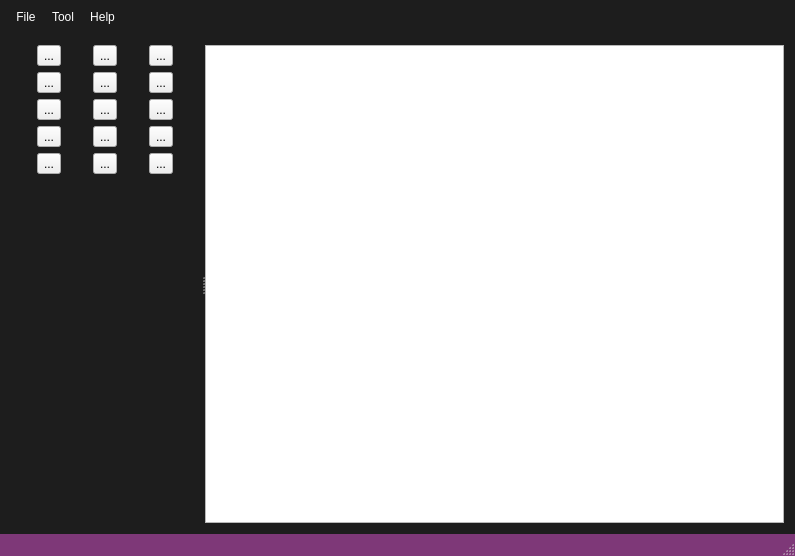
<?xml version="1.0" encoding="UTF-8"?>
<ui version="4.0">
 <class>MainWindow</class>
 <widget class="QMainWindow" name="MainWindow">
  <property name="geometry">
   <rect>
    <x>0</x>
    <y>0</y>
    <width>795</width>
    <height>556</height>
   </rect>
  </property>
  <property name="windowTitle">
   <string>MainWindow</string>
  </property>
  <property name="styleSheet">
   <string notr="true">QMainWindow{
background-color:#1d1d1d;
}

QMenuBar{
background-color:#1d1d1d;
padding:5px;
	font: 12pt &quot;MS Shell Dlg 2&quot;;
}

QMenuBar::item{
background-color:#1d1d1d;
color:#fff;
padding:5px;

}

QMenu{
color:#fff;
padding:0;
}

QMenu::item:selected{
color:#fff;
background-color:#00aba9;
}

QTableWidget{
background-color:#3d3d3d;
color:#fff;
  selection-background-color: #da532c;
border:solid;
border-width:3px;
border-color:#da532c;
}
QHeaderView::section{
background-color:qlineargradient(spread:pad, x1:0, y1:0, x2:1, y2:0, stop:0 rgba(20, 158, 217, 255), stop:1 rgba(36, 158, 217, 255));
border:none;
border-top-style:solid;
border-width:1px;
border-top-color:qlineargradient(spread:pad, x1:0, y1:0, x2:1, y2:0, stop:0 rgba(20, 158, 217, 255), stop:1 rgba(36, 158, 217, 255));
color:#fff;

}
QHeaderView{
background-color:qlineargradient(spread:pad, x1:0, y1:0, x2:1, y2:0, stop:0 rgba(20, 158, 217, 255), stop:1 rgba(36, 158, 217, 255));

border:none;
border-top-style:solid;
border-width:1px;
border-top-color:#149ED9;
color:#fff;
	font: 75 12pt &quot;Calibri&quot;;
}

QTableCornerButton::section{
border:none;
background-color:#149ED9;
}

QListWidget{
background-color:#3d3d3d;
color:#fff;
}

QMenu{
background-color:#3d3d3d;
}
QStatusBar{
background-color:#7e3878;
color:#fff;
}

QPushButton{
border-style:solid;

background-color:#3d3d3d;
color:#fff;
border-radius:7px;
}
QPushButton:hover{
color:#ccc;
	background-color: qlineargradient(spread:pad, x1:0.517, y1:0, x2:0.517, y2:1, stop:0 rgba(45, 45, 45, 255), stop:0.505682 rgba(45, 45, 45, 255), stop:1 rgba(29, 29, 29, 255));
	border-color:#2d89ef;
border-width:2px;
}

QPushButton:pressed{
background-color: qlineargradient(spread:pad, x1:0.517, y1:0, x2:0.517, y2:1, stop:0 rgba(29, 29, 29, 255), stop:0.505682 rgba(45, 45, 45, 255), stop:1 rgba(29, 29, 29, 255));
}


QTabWidget::tab{
background-color:#3d3d3d;
}

QLineEdit{
border-radius:0;
}

QProgressBar{
border-radius:0;
text-align:center;
color:#fff;
background-color:transparent;
border: 2px solid #e3a21a;
border-radius:7px;
	font: 75 12pt &quot;Open Sans&quot;;

}

QProgressBar::chunk{
background-color:#2d89ef;
width:20px;
}</string>
  </property>
  <widget class="QWidget" name="centralWidget">
   <layout class="QGridLayout" name="gridLayout">
    <item row="0" column="0">
     <widget class="QSplitter" name="splitter">
      <property name="orientation">
       <enum>Qt::Horizontal</enum>
      </property>
      <widget class="QWidget" name="toolsWidget" native="true">
       <property name="sizePolicy">
        <sizepolicy hsizetype="MinimumExpanding" vsizetype="Preferred">
         <horstretch>0</horstretch>
         <verstretch>0</verstretch>
        </sizepolicy>
       </property>
       <property name="minimumSize">
        <size>
         <width>120</width>
         <height>0</height>
        </size>
       </property>
       <layout class="QGridLayout" name="gridLayout_2">
        <property name="leftMargin">
         <number>0</number>
        </property>
        <property name="topMargin">
         <number>0</number>
        </property>
        <property name="rightMargin">
         <number>0</number>
        </property>
        <property name="bottomMargin">
         <number>0</number>
        </property>
        <property name="spacing">
         <number>6</number>
        </property>
        <item row="2" column="2">
         <widget class="QToolButton" name="toolButton_ellipse">
          <property name="text">
           <string>...</string>
          </property>
          <property name="icon">
           <iconset resource="icons.qrc">
            <normaloff>:/icons/circle.png</normaloff>:/icons/circle.png</iconset>
          </property>
          <property name="iconSize">
           <size>
            <width>31</width>
            <height>31</height>
           </size>
          </property>
         </widget>
        </item>
        <item row="3" column="0">
         <widget class="QToolButton" name="toolButton_text">
          <property name="text">
           <string>...</string>
          </property>
          <property name="icon">
           <iconset resource="icons.qrc">
            <normaloff>:/icons/text.png</normaloff>:/icons/text.png</iconset>
          </property>
          <property name="iconSize">
           <size>
            <width>31</width>
            <height>31</height>
           </size>
          </property>
         </widget>
        </item>
        <item row="0" column="2">
         <widget class="QToolButton" name="toolButton_SaveAs">
          <property name="text">
           <string>...</string>
          </property>
          <property name="icon">
           <iconset resource="icons.qrc">
            <normaloff>:/icons/saveAs.png</normaloff>:/icons/saveAs.png</iconset>
          </property>
          <property name="iconSize">
           <size>
            <width>31</width>
            <height>31</height>
           </size>
          </property>
         </widget>
        </item>
        <item row="2" column="0">
         <widget class="QToolButton" name="butLine">
          <property name="text">
           <string>...</string>
          </property>
          <property name="icon">
           <iconset resource="icons.qrc">
            <normaloff>:/icons/直线.png</normaloff>:/icons/直线.png</iconset>
          </property>
          <property name="iconSize">
           <size>
            <width>31</width>
            <height>31</height>
           </size>
          </property>
         </widget>
        </item>
        <item row="0" column="0">
         <widget class="QToolButton" name="butOpen">
          <property name="enabled">
           <bool>true</bool>
          </property>
          <property name="text">
           <string>...</string>
          </property>
          <property name="icon">
           <iconset resource="icons.qrc">
            <normaloff>:/icons/open.png</normaloff>:/icons/open.png</iconset>
          </property>
          <property name="iconSize">
           <size>
            <width>31</width>
            <height>31</height>
           </size>
          </property>
         </widget>
        </item>
        <item row="1" column="2">
         <widget class="QToolButton" name="butDefault">
          <property name="text">
           <string>...</string>
          </property>
          <property name="icon">
           <iconset resource="icons.qrc">
            <normaloff>:/icons/arrow.png</normaloff>:/icons/arrow.png</iconset>
          </property>
          <property name="iconSize">
           <size>
            <width>31</width>
            <height>31</height>
           </size>
          </property>
         </widget>
        </item>
        <item row="1" column="1">
         <widget class="QToolButton" name="toolButton_ZoomOut">
          <property name="text">
           <string>...</string>
          </property>
          <property name="icon">
           <iconset resource="icons.qrc">
            <normaloff>:/icons/zoomOut.png</normaloff>:/icons/zoomOut.png</iconset>
          </property>
          <property name="iconSize">
           <size>
            <width>31</width>
            <height>31</height>
           </size>
          </property>
         </widget>
        </item>
        <item row="1" column="0">
         <widget class="QToolButton" name="toolButton_ZoomIn">
          <property name="text">
           <string>...</string>
          </property>
          <property name="icon">
           <iconset resource="icons.qrc">
            <normaloff>:/icons/zoomIn.png</normaloff>:/icons/zoomIn.png</iconset>
          </property>
          <property name="iconSize">
           <size>
            <width>31</width>
            <height>31</height>
           </size>
          </property>
         </widget>
        </item>
        <item row="0" column="1">
         <widget class="QToolButton" name="butSave">
          <property name="text">
           <string>...</string>
          </property>
          <property name="icon">
           <iconset resource="icons.qrc">
            <normaloff>:/icons/save.ico</normaloff>:/icons/save.ico</iconset>
          </property>
          <property name="iconSize">
           <size>
            <width>31</width>
            <height>31</height>
           </size>
          </property>
         </widget>
        </item>
        <item row="3" column="1">
         <widget class="QToolButton" name="toolButton_Home">
          <property name="text">
           <string>...</string>
          </property>
          <property name="icon">
           <iconset resource="icons.qrc">
            <normaloff>:/icons/up.png</normaloff>:/icons/up.png</iconset>
          </property>
          <property name="iconSize">
           <size>
            <width>31</width>
            <height>31</height>
           </size>
          </property>
         </widget>
        </item>
        <item row="2" column="1">
         <widget class="QToolButton" name="toolButton_bezier">
          <property name="text">
           <string>...</string>
          </property>
          <property name="icon">
           <iconset resource="icons.qrc">
            <normaloff>:/icons/bezier.png</normaloff>:/icons/bezier.png</iconset>
          </property>
          <property name="iconSize">
           <size>
            <width>31</width>
            <height>31</height>
           </size>
          </property>
         </widget>
        </item>
        <item row="3" column="2">
         <widget class="QToolButton" name="butRectangle">
          <property name="text">
           <string>...</string>
          </property>
          <property name="icon">
           <iconset resource="icons.qrc">
            <normaloff>:/icons/rectangle.png</normaloff>:/icons/rectangle.png</iconset>
          </property>
          <property name="iconSize">
           <size>
            <width>31</width>
            <height>31</height>
           </size>
          </property>
         </widget>
        </item>
        <item row="4" column="0">
         <widget class="QToolButton" name="toolButton_clear">
          <property name="text">
           <string>...</string>
          </property>
          <property name="icon">
           <iconset resource="icons.qrc">
            <normaloff>:/icons/delete.png</normaloff>:/icons/delete.png</iconset>
          </property>
          <property name="iconSize">
           <size>
            <width>31</width>
            <height>31</height>
           </size>
          </property>
         </widget>
        </item>
        <item row="4" column="1">
         <widget class="QToolButton" name="toolButton_pixmap">
          <property name="text">
           <string>...</string>
          </property>
          <property name="icon">
           <iconset resource="icons.qrc">
            <normaloff>:/icons/canvas.png</normaloff>:/icons/canvas.png</iconset>
          </property>
          <property name="iconSize">
           <size>
            <width>31</width>
            <height>31</height>
           </size>
          </property>
         </widget>
        </item>
        <item row="6" column="0" colspan="3">
         <widget class="VEPolyLineSettings" name="polylineSettings" native="true">
          <property name="minimumSize">
           <size>
            <width>0</width>
            <height>50</height>
           </size>
          </property>
         </widget>
        </item>
        <item row="7" column="0" colspan="3">
         <spacer name="verticalSpacer">
          <property name="orientation">
           <enum>Qt::Vertical</enum>
          </property>
          <property name="sizeHint" stdset="0">
           <size>
            <width>20</width>
            <height>40</height>
           </size>
          </property>
         </spacer>
        </item>
        <item row="5" column="0" colspan="3">
         <widget class="VERectangleSettings" name="rectangleSettings" native="true">
          <property name="minimumSize">
           <size>
            <width>0</width>
            <height>50</height>
           </size>
          </property>
         </widget>
        </item>
        <item row="5" column="0" colspan="3">
         <widget class="VEEllipseSettings" name="ellipseSettings" native="true">
          <property name="minimumSize">
           <size>
            <width>0</width>
            <height>50</height>
           </size>
          </property>
         </widget>
        </item>
        <item row="4" column="2">
         <widget class="QToolButton" name="toolButton_show">
          <property name="text">
           <string>...</string>
          </property>
          <property name="icon">
           <iconset resource="icons.qrc">
            <normaloff>:/icons/add_right.png</normaloff>:/icons/add_right.png</iconset>
          </property>
          <property name="iconSize">
           <size>
            <width>31</width>
            <height>31</height>
           </size>
          </property>
         </widget>
        </item>
       </layout>
      </widget>
      <widget class="VEWorkplaceView" name="workplaceView">
       <property name="maximumSize">
        <size>
         <width>16777195</width>
         <height>16777215</height>
        </size>
       </property>
       <property name="styleSheet">
        <string notr="true"/>
       </property>
      </widget>
     </widget>
    </item>
   </layout>
  </widget>
  <widget class="QMenuBar" name="menuBar">
   <property name="geometry">
    <rect>
     <x>0</x>
     <y>0</y>
     <width>795</width>
     <height>39</height>
    </rect>
   </property>
   <widget class="QMenu" name="menu">
    <property name="title">
     <string>File</string>
    </property>
    <addaction name="actionNew"/>
    <addaction name="actionOpen"/>
    <addaction name="separator"/>
    <addaction name="actionSave"/>
    <addaction name="actionSaveAs"/>
    <addaction name="separator"/>
    <addaction name="actionExit"/>
   </widget>
   <widget class="QMenu" name="menuHelp">
    <property name="title">
     <string>Help</string>
    </property>
    <addaction name="actionHelp"/>
    <addaction name="actionDeveloper"/>
   </widget>
   <widget class="QMenu" name="menuTool">
    <property name="title">
     <string>Tool</string>
    </property>
    <addaction name="actionZoomIn"/>
    <addaction name="actionZoomOut"/>
   </widget>
   <addaction name="menu"/>
   <addaction name="menuTool"/>
   <addaction name="menuHelp"/>
  </widget>
  <widget class="QStatusBar" name="statusBar"/>
  <action name="actionHelp">
   <property name="icon">
    <iconset resource="icons.qrc">
     <normaloff>:/icons/scene.ico</normaloff>:/icons/scene.ico</iconset>
   </property>
   <property name="text">
    <string>Readme</string>
   </property>
   <property name="shortcut">
    <string>Ctrl+H</string>
   </property>
  </action>
  <action name="actionNew">
   <property name="icon">
    <iconset resource="icons.qrc">
     <normaloff>:/icons/new.png</normaloff>:/icons/new.png</iconset>
   </property>
   <property name="text">
    <string>New</string>
   </property>
   <property name="shortcut">
    <string>Ctrl+N</string>
   </property>
  </action>
  <action name="actionOpen">
   <property name="icon">
    <iconset resource="icons.qrc">
     <normaloff>:/icons/cursor-openhand.png</normaloff>:/icons/cursor-openhand.png</iconset>
   </property>
   <property name="text">
    <string>Open</string>
   </property>
   <property name="shortcut">
    <string>Ctrl+O</string>
   </property>
  </action>
  <action name="actionSave">
   <property name="icon">
    <iconset resource="icons.qrc">
     <normaloff>:/icons/save.png</normaloff>:/icons/save.png</iconset>
   </property>
   <property name="text">
    <string>Save</string>
   </property>
   <property name="shortcut">
    <string>Ctrl+S</string>
   </property>
  </action>
  <action name="actionSaveAs">
   <property name="icon">
    <iconset resource="icons.qrc">
     <normaloff>:/icons/saveAs.png</normaloff>:/icons/saveAs.png</iconset>
   </property>
   <property name="text">
    <string>SaveAs</string>
   </property>
   <property name="shortcut">
    <string>Ctrl+A</string>
   </property>
  </action>
  <action name="actionExit">
   <property name="icon">
    <iconset resource="icons.qrc">
     <normaloff>:/icons/exit.png</normaloff>:/icons/exit.png</iconset>
   </property>
   <property name="text">
    <string>Exit</string>
   </property>
   <property name="shortcut">
    <string>Ctrl+Q</string>
   </property>
  </action>
  <action name="actionZoomIn">
   <property name="icon">
    <iconset resource="icons.qrc">
     <normaloff>:/icons/zoomIn.png</normaloff>:/icons/zoomIn.png</iconset>
   </property>
   <property name="text">
    <string>ZoomIn</string>
   </property>
   <property name="shortcut">
    <string>Ctrl+=</string>
   </property>
  </action>
  <action name="actionZoomOut">
   <property name="icon">
    <iconset resource="icons.qrc">
     <normaloff>:/icons/zoomOut.png</normaloff>:/icons/zoomOut.png</iconset>
   </property>
   <property name="text">
    <string>ZoomOut</string>
   </property>
   <property name="shortcut">
    <string>Ctrl+-</string>
   </property>
  </action>
  <action name="actionDeveloper">
   <property name="icon">
    <iconset resource="icons.qrc">
     <normaloff>:/icons/工具.png</normaloff>:/icons/工具.png</iconset>
   </property>
   <property name="text">
    <string>Developer</string>
   </property>
   <property name="shortcut">
    <string>Ctrl+D</string>
   </property>
  </action>
 </widget>
 <layoutdefault spacing="6" margin="11"/>
 <customwidgets>
  <customwidget>
   <class>VERectangleSettings</class>
   <extends>QWidget</extends>
   <header>verectanglesettings.h</header>
   <container>1</container>
  </customwidget>
  <customwidget>
   <class>VEPolyLineSettings</class>
   <extends>QWidget</extends>
   <header>vepolylinesettings.h</header>
   <container>1</container>
  </customwidget>
  <customwidget>
   <class>VEEllipseSettings</class>
   <extends>QWidget</extends>
   <header>veellipsesettings.h</header>
   <container>1</container>
  </customwidget>
  <customwidget>
   <class>VEWorkplaceView</class>
   <extends>QGraphicsView</extends>
   <header>veworkplaceview.h</header>
  </customwidget>
 </customwidgets>
 <resources>
  <include location="icons.qrc"/>
 </resources>
 <connections/>
</ui>
